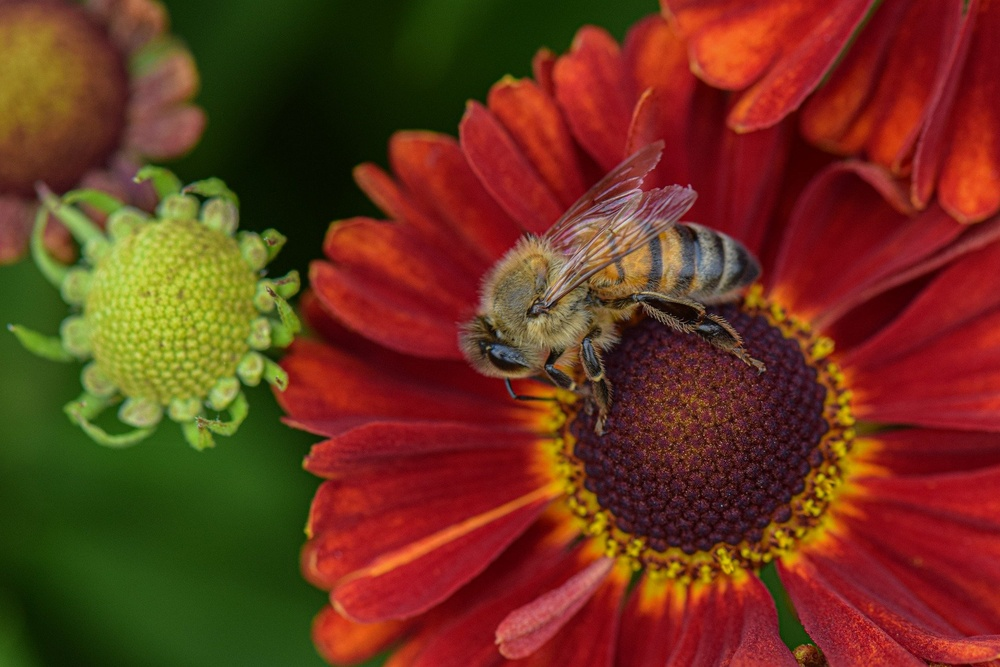
#> input picture week2/img/color_video_processing/flowers.jpg, 1000 x 667 px, shrunk from 1920 x 1280 before the run
$ jupyter execute color_video_processing.ipynb   (older library calls are emulated)
#> lines starting #> are read from the running program, lines starting #| are printed output that depends on the picture; after the words box and inside, x2 and y2 are one past the last pixel; in counts of white or black regions, pixels touching at a corner belong together
# 컬러 영상 처리
-----
## openCV 컬러 표현 방법
openCV에서 색상을 표현하는 방법은 BGR, HSV, YCrCb등 여러가지가 있다.

<br>

### BGR
가장 많이 사용하는 표현 방법. **파랑(B), 초록(G), 빨강(R)** 세 가지 색을 섞어서 색을 표현하는 방식이다. 각 색상은 0~255 사이 값으로 표시하고, 숫자가 클수록 더 밝아진다.

### HSV
BGR과 같이 3개의 채널을 갖는다. 3개의 채널은 **색조(Hue), 채도(Saturation), 명도(Value)** 이다. H는 어떤 색상인지, S는 색상이 얼마나 순수한지, V는 색상의 밝기를 표현한다.

<br>

### YCrCb
**밝기(Luma), 밝기와 파란색과의 색상 차(Chroma Blue), 밝기와 빨간색의 색상 차(Chroma Red)** 총 3채널로 구성된다.

-----

## 컬러 표현 간 변환
openCV는 **cvtColor()** 함수를 제공한다.

[cell 1]
import cv2
from matplotlib import pyplot as plt
import numpy as np

[cell 2]
img = cv2.imread('./img/color_video_processing/flowers.jpg', cv2.IMREAD_COLOR) # BGR로 불러오기
#> img is the input picture: shape (667, 1000, 3); mean B, G, R 28.7, 52.7, 108.4
hsv = cv2.cvtColor(img, cv2.COLOR_BGR2HSV) # BGR to HSV
#> hsv: shape (667, 1000, 3); mean H, S, V 80, 201.9, 116.2
ycrcb = cv2.cvtColor(img, cv2.COLOR_BGR2YCrCb) # BGR to HCrCb
#> ycrcb: shape (667, 1000, 3); mean of channels 0, 1, 2 66.6, 157.8, 106.6
gray = cv2.cvtColor(img, cv2.COLOR_BGR2GRAY) # BGR to Gray Scale
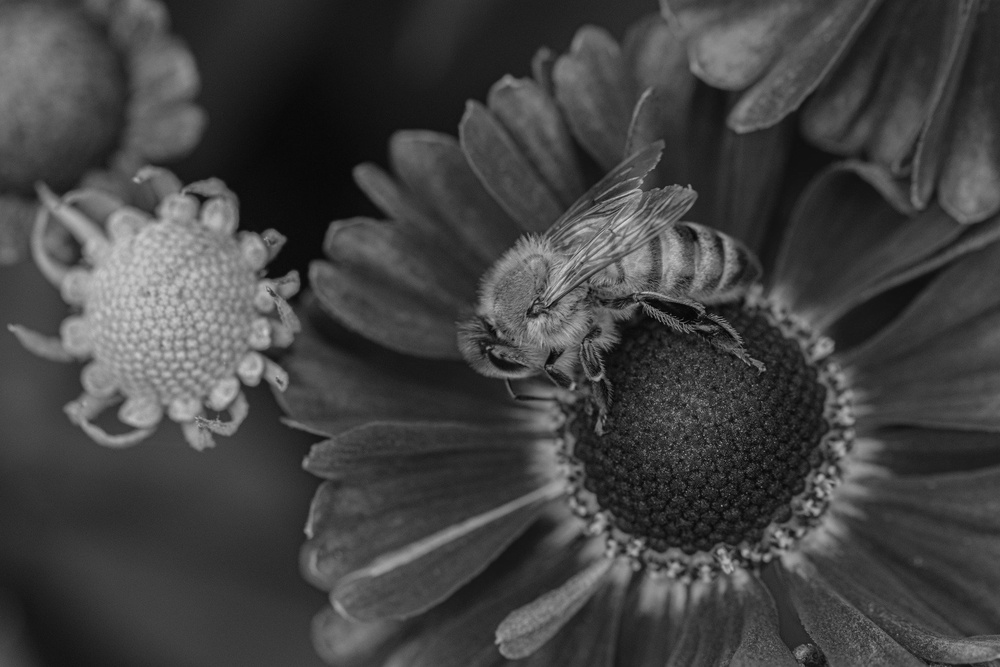
#> gray: shape (667, 1000); min 2, max 214, mean 66.6

[cell 3]
r = cv2.split(img) + cv2.split(hsv) + cv2.split(ycrcb)
#> r = 9 items
label = ["R", "G", "B", "H", "S", "B", "Y", "Cr", "Cb"]
fig = plt.figure()
for i in range(len(r)):
    ax = fig.add_subplot(3, 3, i + 1)
    ax.imshow(r[i])
    ax.set_xlabel(label[i])
    ax.set_xticks([]), ax.set_yticks([])
#> this loop made 9 passes
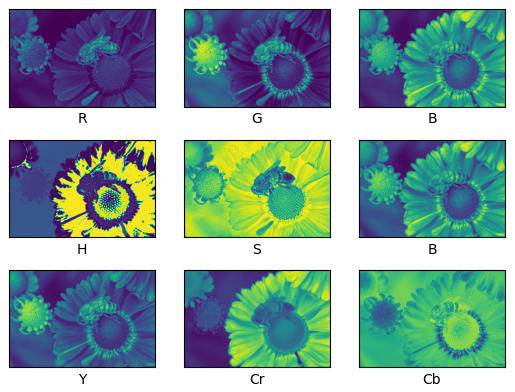
#> figure drawn by matplotlib, 9 panels

## 컬러 히스토그램 평활화
그레이스케일 전체 구간에서 균일한 분포로 나타나도록 바꿔주는 기법이다.
HSV, YCrCb는 밝기값 채널 V, Y를 히스토그램 평활화를 적용하면 된다.
영상/사진의 명암비를 향상 시킬 수 있다.

### 구현 방법
히스토그램 평활화는 사진/영상 픽셀값들의 **누적분포함수** 를 이용한다.
약 10-100 밝기에 몰려있는 밝기값을 균등하게 재분포 시키는 방법이다.
계산 과정은 다음과 같다.

[cell 4]
hist = cv2.calcHist([gray], [0], None, [256], [0, 256]) # 입력 그레이스케일 히스토그램 계산
#> hist = 256 values, max 10931 at index 60, min 0 at index 0, mean 2605.5
plt.plot(hist)
hist
#> Out has the same summary as hist
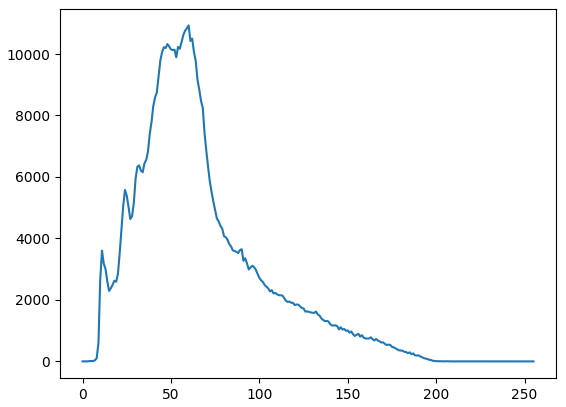
#> figure drawn by matplotlib, 1 panel; curve peaks at x = 60, y = 10931

#### 1. 누적 히스토그램 계산

[cell 5]
# 누적 히스토그램 계산
sum = 0
cumulative_histogram = []
for i in hist:
    sum += i[0]
    cumulative_histogram.append(sum)
#> this loop made 256 passes
#> (i, sum) on passes 1 to 3: ([0], 0), ([0], 0), ([3], 3)
#> after the loop, cumulative_histogram = 256 values from 0 to 667000; sum = 667000
cumulative_histogram
#> Out = 256 values from 0 to 667000

#### 2. 1에서 구한 누적 히스토그램을 이용하여 정규화

[cell 6]
# 그레이 스케일의 정규화된 누적 히스토그램 계산
normalize_cumulative_histogram = []
img_size = gray.size
#> img_size = 667000
for i in cumulative_histogram:
    normalize_cumulative_histogram.append(i / img_size)
#> this loop made 256 passes
#> i on passes 2, 4, 5: 0, 5, 15
#> after the loop, normalize_cumulative_histogram = 256 values from 0 to 1
normalize_cumulative_histogram
#> Out = 256 values from 0 to 1

#### 3. 2에서 정규화 시킨 히스토그램을 평활화에 적용

[cell 7]
# 히스토그램 평활화 적용
gray_layer, = cv2.split(gray)
img_new = [[0 for _ in range(gray_layer.shape[1])] for _ in range(gray_layer.shape[0])]
for y in range(gray_layer.shape[0]):
    for x in range(gray_layer.shape[1]):
        img_new[y][x] = round(normalize_cumulative_histogram[gray_layer[y][x]] * 255)
#> after the loop, img_new = 667 items

[cell 8]
new_img = cv2.merge([np.asarray(img_new)])
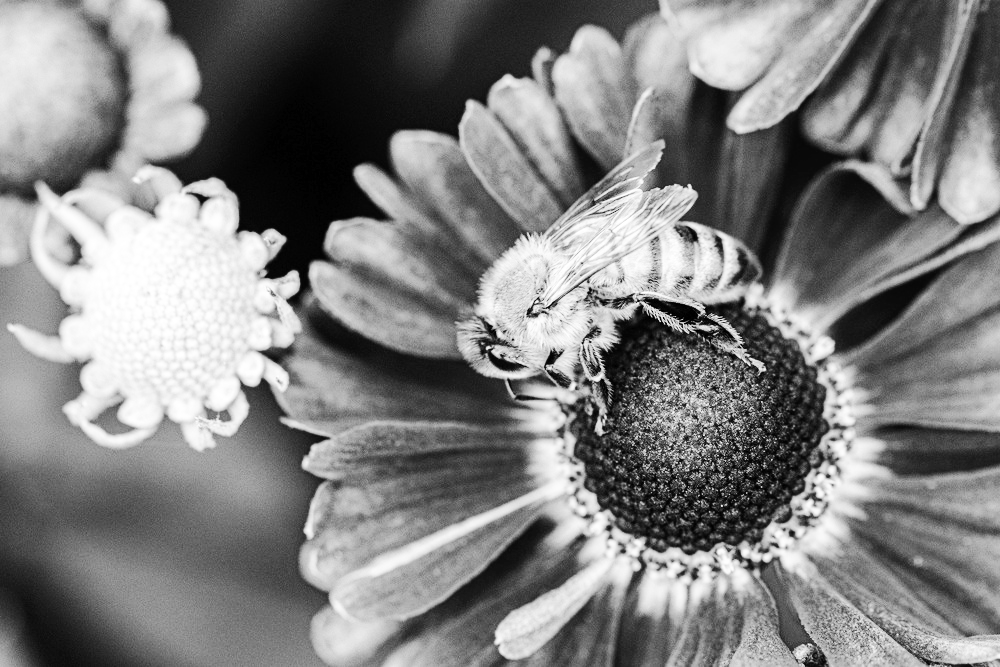
#> new_img: shape (667, 1000) int32; min 0, max 255, mean 128.8
new_img = new_img.astype('uint8')
hist2 = cv2.calcHist(new_img, [0], None, [256], [0, 256]) # 결과 그레이스케일 히스토그램 계산
#> hist2 = 256 values, max 47 at index 36, min 0 at index 0, mean 3.91
plt.plot(hist2)
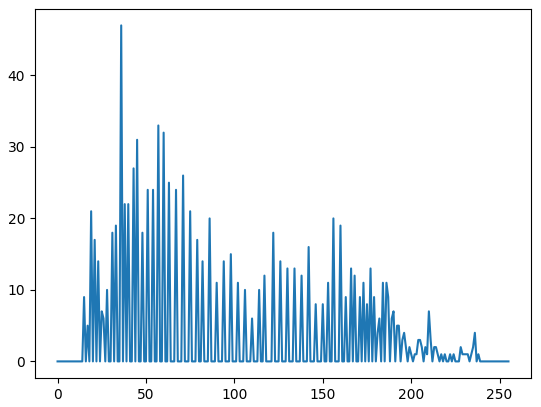
#> figure drawn by matplotlib, 1 panel; curve peaks at x = 36, y = 47

openCV는 **equalizeHist()** 라는 함수를 이용하여 히스토그램 평활화를 할 수 있다.

[cell 9]
use_api = cv2.equalizeHist(gray)

[cell 10]
r = [gray, new_img, use_api]
label = ["origin", "histogram", "use_api"]
fig = plt.figure()
for i in range(len(r)):
    ax = fig.add_subplot(2, 2, i + 1)
    ax.imshow(r[i], cmap='gray', interpolation='none', vmin=0, vmax=255)
    ax.set_xlabel(label[i])
    ax.set_xticks([]), ax.set_yticks([])
#> this loop made 3 passes

## 색상 범위 지정에 의한 영역 분할
색 정보가 따로 있는 HSV를 주로 이용한다. 특정 색 영역만 찾을때 사용한다.
**inRange()** 함수를 통해 특정 색상을 추출할 수 있다.

### inRange(src(Input), lowerb, upperb, dst(Output))

[cell 11]
img_mask = cv2.inRange(hsv, (0, 0, 0), (25, 255, 255)) # h 0-12, s 0-255, v 0-255
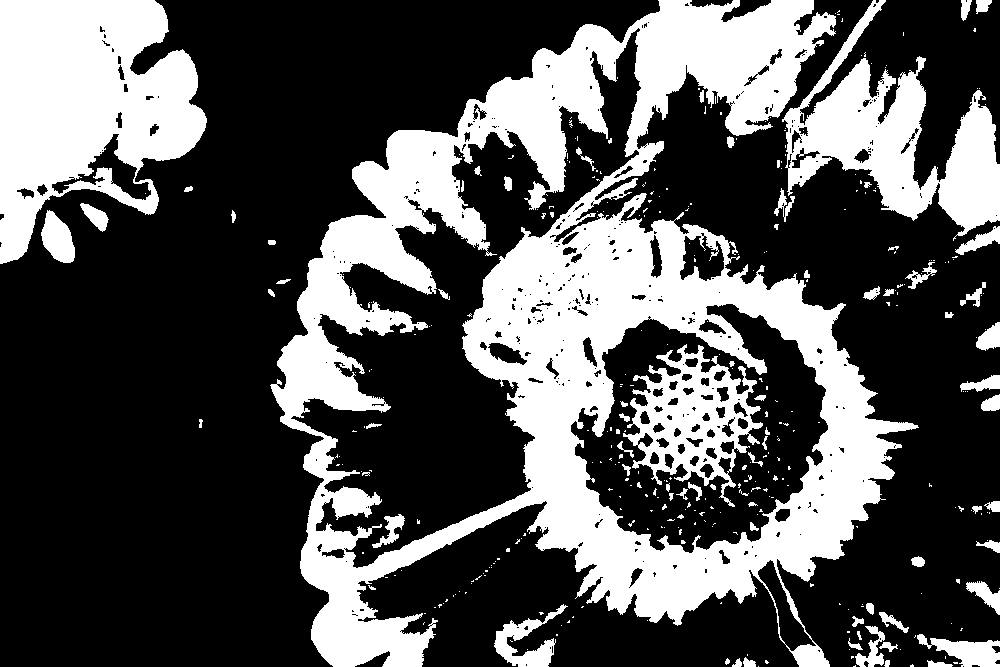
#> img_mask: shape (667, 1000); 33% white; 362 white regions (285 under 20 px), largest, box (x1, y1, x2, y2) and area: (270, 0, 919, 667) 143865, (0, 0, 207, 264) 34674, (782, 0, 1000, 241) 19404
img_result = cv2.bitwise_and(img, img, mask=img_mask) # 원본 이미지에 마스크로 적용
img_result = cv2.cvtColor(img_result, cv2.COLOR_BGR2RGB)
plt.imshow(img_result)

#### 색상 범위 지정에 의한 영역 분할의 문제점
원색에 가까운 색만 추출이 가능하다.

## 히스토그램 역투영
입력 영상에서 찾고자 하는 기준 영상(mask 영상)을 미리 가지고 있다면, 컬러 히스토그램 정보를 비슷한 색상 영역을 찾는 방법이다. 색상 범위지정을 이용힌 영역 분할의 단점을 보완한 방법이다. 임의의 색상 영역을 검출할 때 효과적이다.

### 검출 과정

#### 1. 검출할 영역 히스토그램 만들기
검출할 영역 일부를 미리 크롭한 사진을 이용해 검출에 사용할 히스토그램을 만든다.

[cell 12]
img_his = cv2.imread("./img/color_video_processing/flower_histogram.jpg")
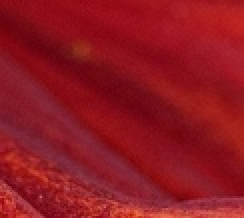
#> input picture week2/img/color_video_processing/flower_histogram.jpg, 122 x 109 px, shrunk from 235 x 209 before the run (shown 2 times larger)
#> img_his is the input picture: shape (109, 122, 3); mean B, G, R 33.1, 23.1, 143.9
img_his_ycbr = cv2.cvtColor(img_his, cv2.COLOR_BGR2YCrCb)
#> img_his_ycbr: shape (109, 122, 3); mean of channels 0, 1, 2 60.3, 187.5, 112.6
hist = cv2.calcHist([img_his_ycbr], [1, 2], None, [128, 128], [0, 256, 0, 256])
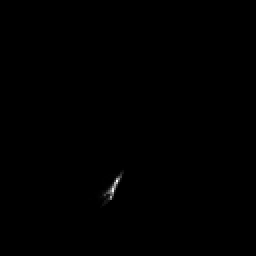
#> hist: shape (128, 128) float32 (shown 2 times larger); min 0, max 699, mean 0.8; drawn with min black and max white
hist_norm = cv2.normalize(cv2.log(hist + 1), None, 0, 255, cv2.NORM_MINMAX, cv2.CV_8U) # 큰 값에 몰리지 않도록 하기 위해 log스케일을 해줌
img_his_s = cv2.cvtColor(img_his, cv2.COLOR_BGR2RGB)
plt.imshow(img_his_s)

#### 2. 입력 영상 전체에 히스토그램 역투영
openCV에서 지원하는 **calcBackProject()** 함수를 이용해서 히스토그램을 역투영 한다.

#### calcBackProject(images, channels, histogram, ranges, scale)

[cell 13]
backproj = cv2.calcBackProject([ycrcb], [1, 2], hist, [0, 256, 0, 256], 1)
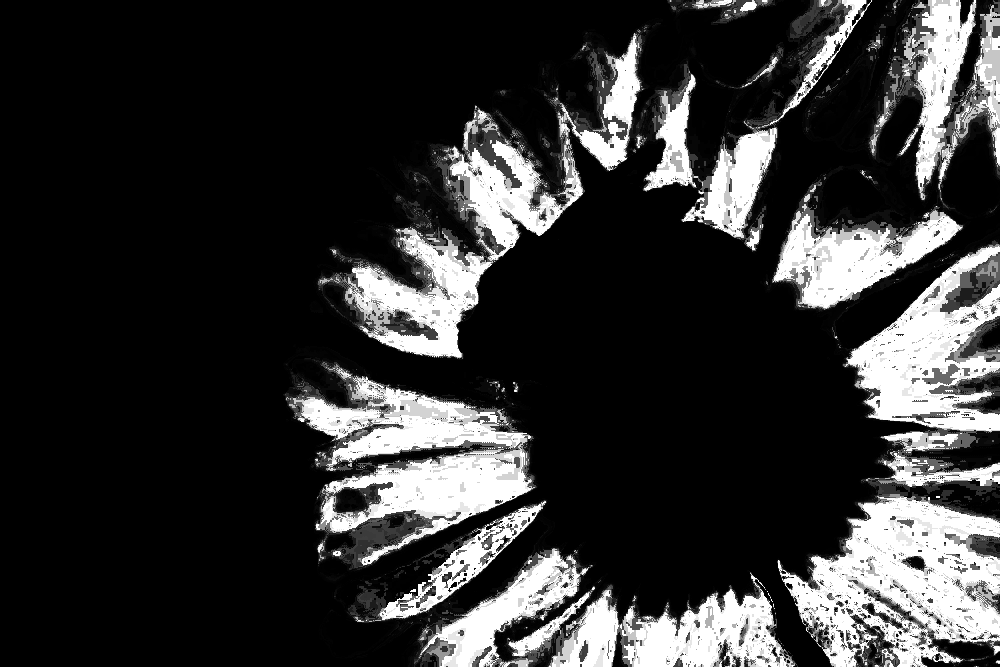
#> backproj: shape (667, 1000); min 0, max 255, mean 51.1
img_result = cv2.copyTo(img, backproj)
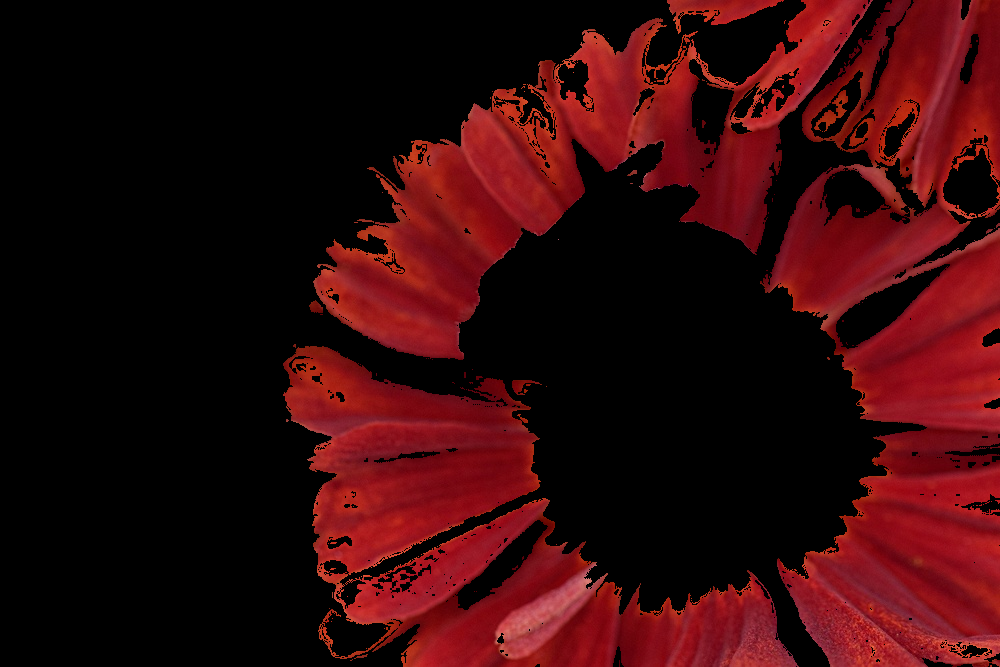
#> img_result: shape (667, 1000, 3); mean B, G, R 10.4, 8.5, 51.8
img_result = cv2.cvtColor(img_result, cv2.COLOR_BGR2RGB)
plt.imshow(img_result)
